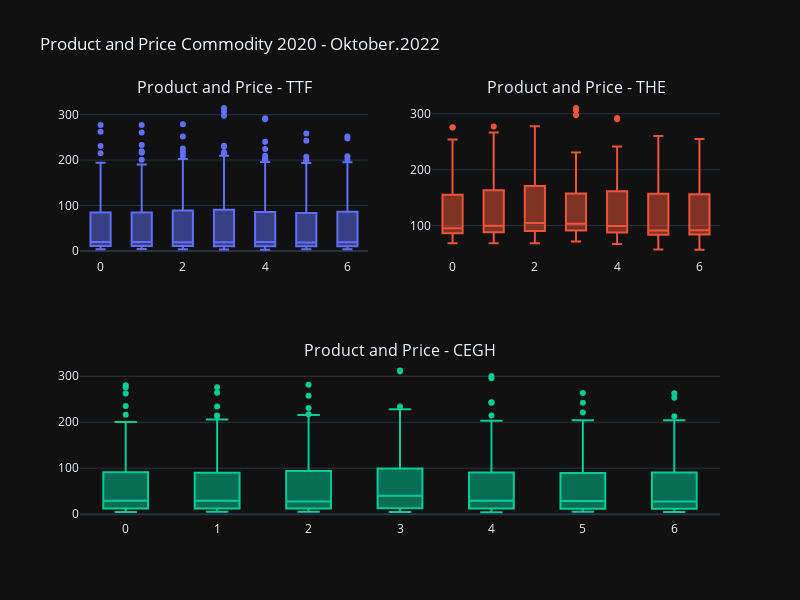

The notebook cell saved with this chart:
### Code cell
fig = make_subplots(rows=2, cols=2,
                    specs=[[{}, {}],
                           [{"colspan": 2}, None]],
                    subplot_titles=("Product and Price - TTF","Product and Price - THE", "Product and Price - CEGH"))

fig.add_trace(
    go.Box( x=commodity['df_DA_TTF']['weekday'],
                y=commodity['df_DA_TTF'][['Open Price','High Price','Low Price','Last Price']].mean(axis= 1),
            ),
    row=1, col=1
)
fig.add_trace(
    go.Box( x=commodity['df_DA_THE']['weekday'],
                y=commodity['df_DA_THE'][['Open Price','High Price','Low Price','Last Price']].mean(axis= 1),
               ),
    row=1, col=2
)
fig.add_trace(
    go.Box( x=commodity['df_DA_CEGH']['weekday'],
                y=commodity['df_DA_CEGH'][['Open Price','High Price','Low Price','Last Price']].mean(axis= 1),
                ),
    row=2, col=1
)
fig.update_layout(
    autosize=False,
    width=800,
    height=600,
    showlegend=False,
    title_text="Product and Price Commodity 2020 - Oktober.2022")
fig.show()

### Figure 1 — Plotly figure (JSON) as saved in the notebook; plotly's stock layout.template omitted (floating-point values rounded to 4 significant figures; data arrays with more than 128 entries replaced by an {"elided": "..."} marker saying what was removed)
{"data": [{"x": {"elided": "1660 int values"}, "y": {"elided": "1660 float values"}, "type": "box", "xaxis": "x", "yaxis": "y"}, {"x": {"elided": "488 int values"}, "y": {"elided": "488 float values"}, "type": "box", "xaxis": "x2", "yaxis": "y2"}, {"x": {"elided": "1338 int values"}, "y": {"elided": "1338 float values"}, "type": "box", "xaxis": "x3", "yaxis": "y3"}], "layout": {"xaxis": {"anchor": "y", "domain": [0.0, 0.45]}, "yaxis": {"anchor": "x", "domain": [0.625, 1.0]}, "xaxis2": {"anchor": "y2", "domain": [0.55, 1.0]}, "yaxis2": {"anchor": "x2", "domain": [0.625, 1.0]}, "xaxis3": {"anchor": "y3", "domain": [0.0, 1.0]}, "yaxis3": {"anchor": "x3", "domain": [0.0, 0.375]}, "annotations": [{"font": {"size": 16}, "showarrow": false, "text": "Product and Price - TTF", "x": 0.225, "xanchor": "center", "xref": "paper", "y": 1.0, "yanchor": "bottom", "yref": "paper"}, {"font": {"size": 16}, "showarrow": false, "text": "Product and Price - THE", "x": 0.775, "xanchor": "center", "xref": "paper", "y": 1.0, "yanchor": "bottom", "yref": "paper"}, {"font": {"size": 16}, "showarrow": false, "text": "Product and Price - CEGH", "x": 0.5, "xanchor": "center", "xref": "paper", "y": 0.375, "yanchor": "bottom", "yref": "paper"}], "title": {"text": "Product and Price Commodity 2020 - Oktober.2022"}, "autosize": false, "width": 800, "height": 600, "showlegend": false}}
